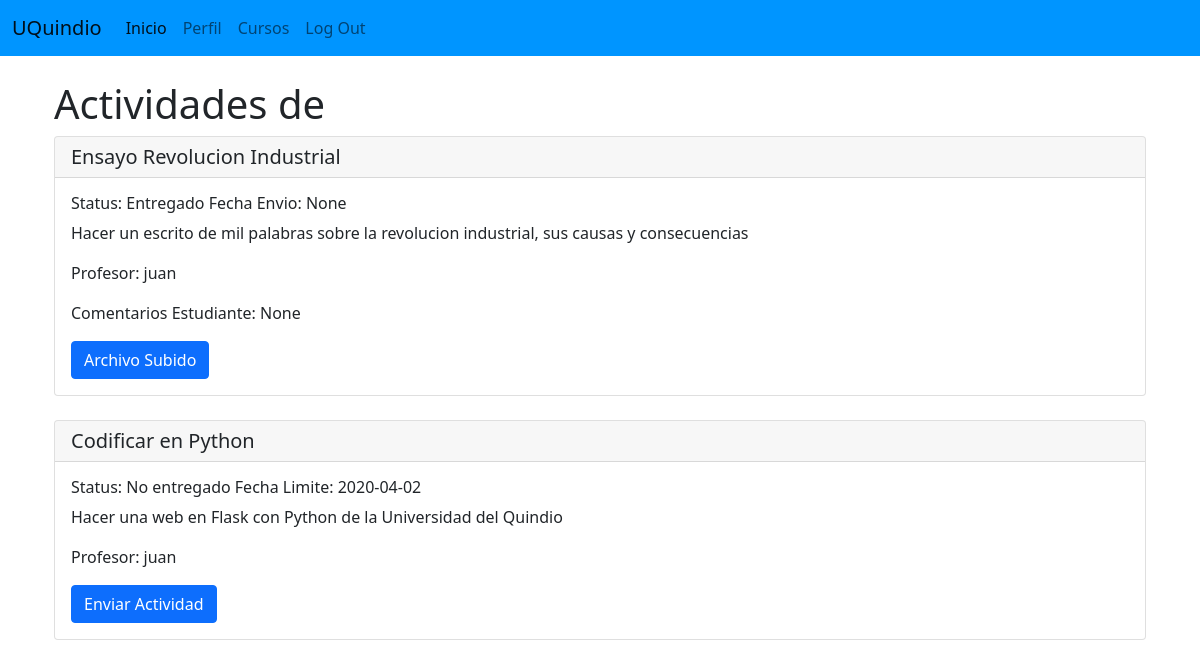
The app's page /activities/4 (signed in), older data.
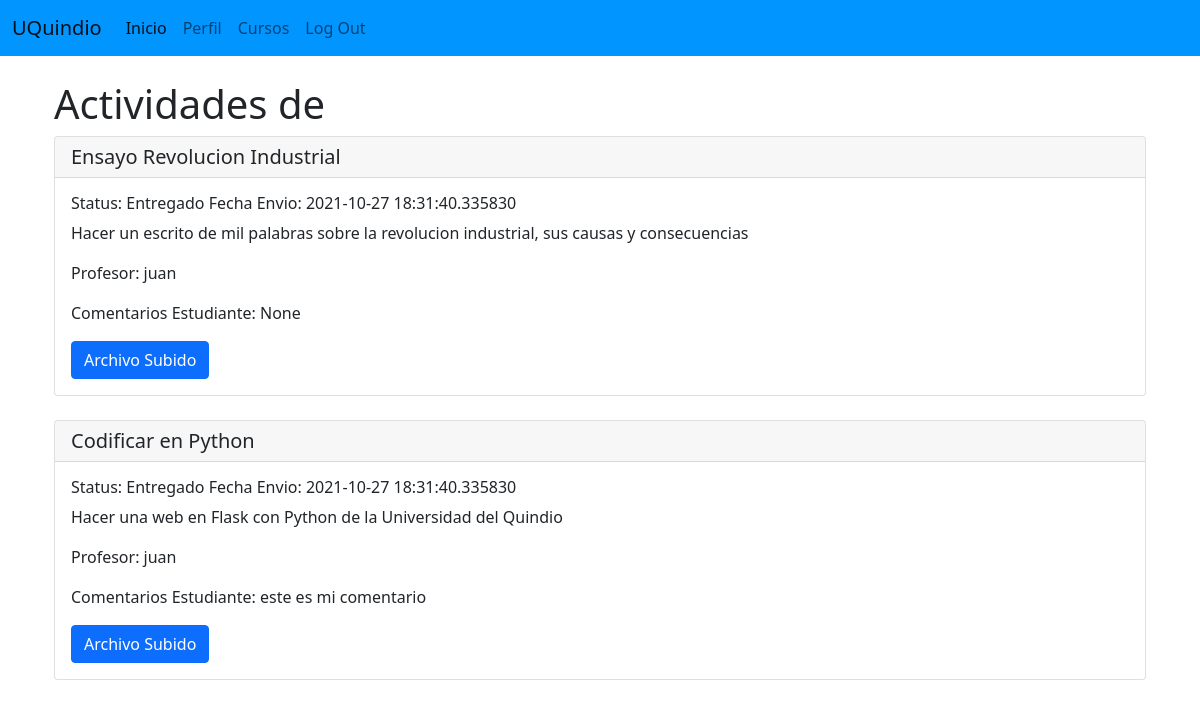
The same page, newer data.
### app.py (models this page shows, shortened)
class Homework(db.Model):
    __tablename__ = 'homework'
    id = db.Column(db.Integer, primary_key = True)
    title = db.Column(db.String(128))
    description = db.Column(db.Text)
    limit_date = db.Column(db.DateTime, default=datetime.utcnow)
    status = db.Column(db.String)
    student_comment = db.Column(db.Text)
    grade = db.Column(db.DECIMAL(5,2))
    date_sent = db.Column(db.DateTime)
    file_url = db.Column(db.String)
    enrollment_id = db.Column(db.Integer, db.ForeignKey('enrollment.id'))

class Teacher(UserMixin, db.Model):
    __tablename__ = 'teachers'
    id = db.Column(db.Integer, primary_key = True)
    email = db.Column(db.String(64), unique=True, index=True)
    username = db.Column(db.String(64), unique=True, index=True)
    name = db.Column(db.String(64))
    last_name = db.Column(db.String(64))
    cc = db.Column(db.Integer, unique=True, index=True)
    age = db.Column(db.Integer)
    genre = db.Column(db.CHAR)
    password_hash = db.Column(db.String(128))
    role_id = db.Column(db.Integer, db.ForeignKey('roles.id'))
    course_list = db.relationship("Course",uselist=True, backref="teacher",lazy="subquery")
    @property
    def password(self):
        raise AttributeError('password no es un atributo legible')

### app.py (the view)
@app.route('/activities/<int:enrollment_id>', methods=['GET', 'POST'])
@login_required
def activities(enrollment_id):
    result = db.session.execute('Select courses.name As course, teachers.name As teacher, homework.title As homework, enrollment.id As enrollment, homework.description, homework.status, homework.limit_date, homework.student_comment, homework.grade, homework.date_sent, homework.file_url, homework.id From courses Inner Join enrollment On courses.id = enrollment.course_id Inner Join students On students.id = enrollment.student_id Inner Join teachers On teachers.id = courses.teacher_id Inner Join homework On enrollment.id = homework.enrollment_id Where enrollment.id = :val', {'val': enrollment_id})
    return render_template('activities.html', result=result, enrollment_id=enrollment_id)

### app.py (called while the page is built)
@login_manager.user_loader
def load_user(user_id):
    if session['account_type'] == 'Student':
        return User.query.get(int(user_id))
    elif session['account_type'] == 'Teacher':
        return Teacher.query.get(int(user_id))
    else:
      return None

### templates/activities.html (shortened to what this page needs)
{% extends "base.html" %}
{% block head %}
  {{ super() }}
{% endblock %}
{% block page_content %}
<div class="page-header">
    <h1>Actividades de {{ course }} </h1>
</div>
{% for homework in result %}
  {% if homework.status == 'No entregado' %}
    <div class="card">
        <h5 class="card-header">{{ homework.homework }} </h5>
            <div class="card-body">
                <h6 class="card-title">Status: {{ homework.status }}   Fecha Limite: {{ homework.limit_date }}</h6>
                    <p class= "card-text">
                    {{ homework.description }}
                    </p>
                  <p class= "card-text">
                    Profesor: {{ homework.teacher }}
                  </p>
                  <a href="{{ url_for('upload', homework_id=homework.id, enrollment_id=enrollment_id) }}">
                    <span class="btn btn-primary">Enviar Actividad</span>
                  </a>
  {% else %}
  <div class="card">
    <h5 class="card-header">{{ homework.homework }} </h5>
        <div class="card-body">
            <h6 class="card-title">Status: {{ homework.status }} Fecha Envio: {{ homework.date_sent }}</h6>
                <p class= "card-text">
                {{ homework.description }}
                </p>
              <p class= "card-text">
                Profesor: {{ homework.teacher }}
              </p>
              <p class= "card-text">
                Comentarios Estudiante: {{ homework.student_comment }}
              </p>
              <a href="{{ url_for('download_file', homework_id=homework.id)}}">
                <span class="btn btn-primary">Archivo Subido</span>
              </a>
            </div>
    </div>
    <br/>
    {% endif %}
    {% endfor %}
{% endblock %}

### templates/base.html (shortened to what this page needs)
<!doctype html>
<html lang="en">
  <head>
    {% block head %}
    <link href="https://cdn.jsdelivr.net/npm/bootstrap@5.1.2/dist/css/bootstrap.min.css" rel="stylesheet">
    {% endblock %}
  </head>
  <body>
    {% include 'navbar.html' %}
    <br/>
    {% block content %}
        <div class="container">
            <div class= container>
                {% block page_content %}
                {% endblock %}
            </div>
        </div>
    {% endblock %}
  </body>
</html>

### templates/navbar.html (shortened to what this page needs)
<nav class="navbar navbar-expand-lg navbar-light" style="background-color: #0095ff;">
    <div class="container-fluid">
      <a class="navbar-brand" href="{{ url_for('index') }}">UQuindio</a>
      <div class="collapse navbar-collapse" id="navbarNavAltMarkup">
        <div class="navbar-nav">
          <a class="nav-link active" aria-current="page" href="{{ url_for('index') }}">Inicio</a>
          {% if current_user.is_authenticated %}
          <a class="nav-link" href="{{ url_for('user', username=current_user.username) }}">Perfil</a>
          <a class="nav-link" href="{{ url_for('courses', username=current_user.username) }}">Cursos</a>
          <a class="nav-link" href="{{ url_for('logout') }}">Log Out</a>
          {% else %}
          <a class="nav-link" href="{{ url_for('login') }}">Log In</a>
          <a class="nav-link" href="{{ url_for('registro') }}">Registro</a>
          {% endif %}
        </div>
      </div>
    </div>
</nav>

Row changes from the older to the newer data that the page shows:
changed Homework "Ensayo Revolucion Industrial": date_sent "None" → "2021-10-27 18:31:40.335830"
changed Homework "Codificar en Python": date_sent (not shown) → "2021-10-27 18:31:40.335830"; student_comment (not shown) → "este es mi comentario"; status "No entregado" → "Entregado"; limit_date "2020-04-02" → (not shown); status "Fecha Limite: Enviar Actividad" → "Fecha Envio: Comentarios Estudiante: Archivo Subido"
